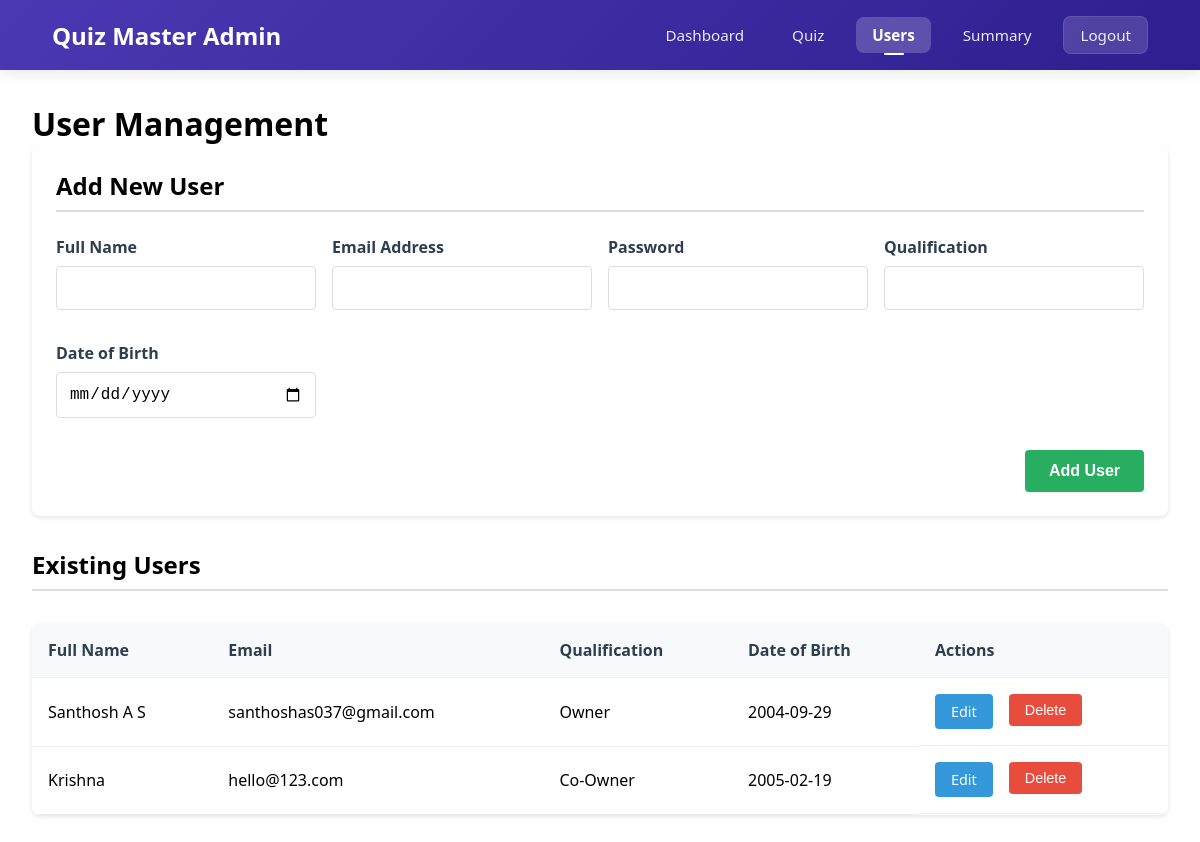
Page /users (signed in) on the earlier database version.
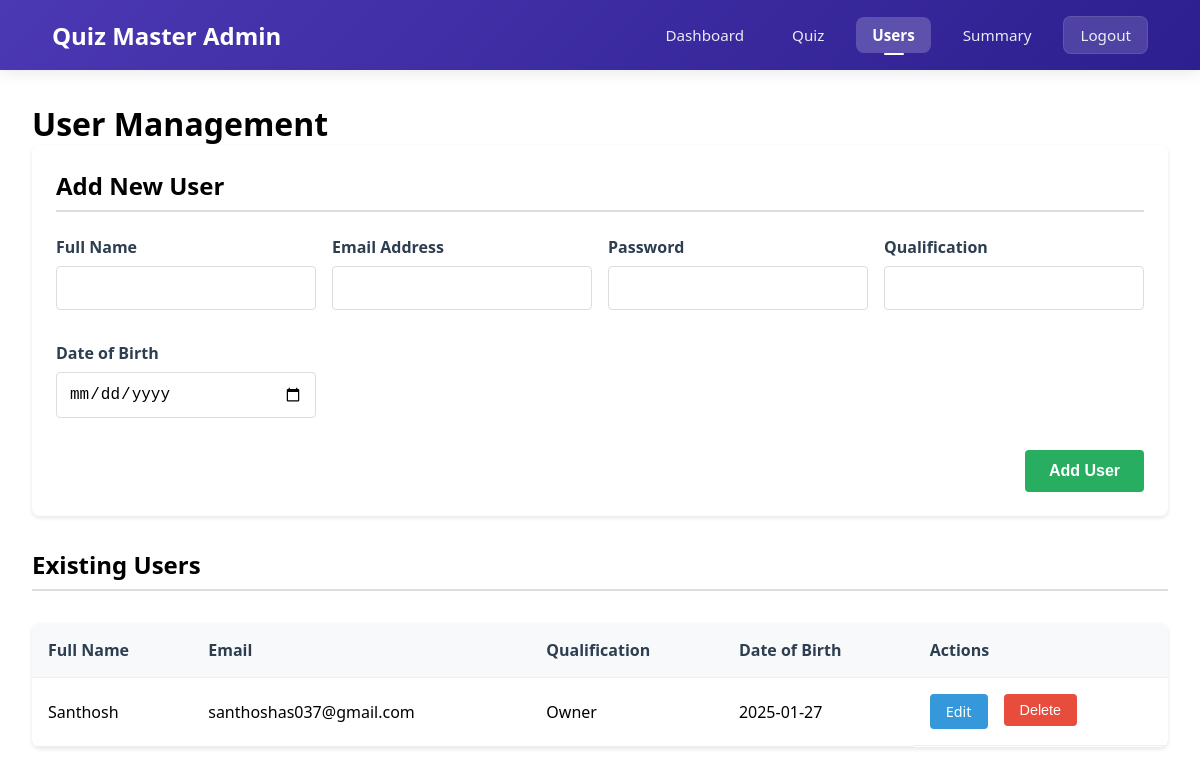
Same page on the later database version.
### app.py (models this page shows, shortened)
class User(db.Model):
    __table_args__ = {'extend_existing': True}
    id = db.Column(db.Integer, primary_key=True)
    email = db.Column(db.String(120), unique=True, nullable=False)
    password = db.Column(db.String(200), nullable=False)
    full_name = db.Column(db.String(100), nullable=False)
    qualification = db.Column(db.String(100), nullable=False)
    dob = db.Column(db.Date, nullable=False)
    is_admin = db.Column(db.Boolean, default=False)
    quiz_attempts = db.relationship('QuizAttempt', back_populates='user', lazy=True)

### app.py (the view)
@app.route('/users')
@admin_required
def users():
    try:
        all_users = User.query.filter(User.id != session['user_id']).all()
        return render_template('admin/users.html', active_page='users', users=all_users)
    except Exception as e:
        flash('Error loading users. Please try again.', 'error')
        return redirect(url_for('admin_dashboard'))

### app.py (called while the page is built)
def get_current_user():
    if 'user_id' in session:
        return User.query.get(session['user_id'])
    return None

@app.context_processor
def utility_processor():
    return dict(current_user=get_current_user())

def admin_required(f):
    @wraps(f)
    def decorated_function(*args, **kwargs):
        if 'user_id' not in session:
            flash('Please login first.', 'error')
            return redirect(url_for('login'))
        user = User.query.get(session['user_id'])
        if not user or not user.is_admin:
            flash('Admin access required.', 'error')
            return redirect(url_for('dashboard'))
        return f(*args, **kwargs)
    return decorated_function

### templates/admin/users.html (shortened to what this page needs)
<!DOCTYPE html>
<html lang="en">
<head>
    <link href="/static/navbar.css" rel="stylesheet">
</head>
<body>
    <nav class="navbar">
        <div class="nav-container">
            <div style="font-size: 150%;color: white;font-weight: bold;">
                Quiz Master Admin
            </div>
            <div class="nav-links">
                <a href="{{ url_for('admin_dashboard') }}" {% if active_page == 'home' %}class="active"{% endif %}>
                    Dashboard
                </a>
                <a href="{{ url_for('admin_quiz') }}" {% if active_page == 'quiz' %}class="active"{% endif %}>
                    Quiz
                </a>
                <a href="{{ url_for('users') }}" {% if active_page == 'users' %}class="active"{% endif %}>
                    Users
                </a>
                <a href="{{ url_for('admin_summary') }}" {% if active_page == 'summary' %}class="active"{% endif %}>
                    Summary
                </a>
                <a href="{{ url_for('logout') }}" class="logout-btn">
                    Logout
                </a>
            </div>
        </div>
    </nav>
    <main class="users-container">
        <h1>User Management</h1>
        <div class="add-user-card">
            <h2 class="section-title">Add New User</h2>
            <form action="{{ url_for('add_user') }}" method="POST" class="add-user-form">
                <div class="form-group">
                    <label for="full_name">Full Name</label>
                    <input type="text" id="full_name" name="full_name" class="form-control" required>
                </div>
                <div class="form-group">
                    <label for="email">Email Address</label>
                    <input type="email" id="email" name="email" class="form-control" required>
                </div>
                <div class="form-group">
                    <label for="password">Password</label>
                    <input type="password" id="password" name="password" class="form-control" required>
                </div>
                <div class="form-group">
                    <label for="qualification">Qualification</label>
                    <input type="text" id="qualification" name="qualification" class="form-control" required>
                </div>
                <div class="form-group">
                    <label for="dob">Date of Birth</label>
                    <input type="date" id="dob" name="dob" class="form-control" required>
                </div>
                <button type="submit" class="btn-add-user">Add User</button>
            </form>
        </div>
        <h2 class="section-title">Existing Users</h2>
        {% if users %}
        <table class="users-table">
            <thead>
                <tr>
                    <th>Full Name</th>
                    <th>Email</th>
                    <th>Qualification</th>
                    <th>Date of Birth</th>
                    <th>Actions</th>
                </tr>
            </thead>
            <tbody>
                {% for user in users %}
                <tr>
                    <td>{{ user.full_name }}</td>
                    <td>{{ user.email }}</td>
                    <td>{{ user.qualification }}</td>
                    <td>{{ user.dob.strftime('%Y-%m-%d') }}</td>
                    <td class="actions-cell">
                        <a href="{{ url_for('edit_user', user_id=user.id) }}" class="btn btn-edit">Edit</a>
                        <form action="{{ url_for('delete_user', user_id=user.id) }}" method="POST" style="display: inline;">
                            <button type="submit" class="btn btn-delete" onclick="return confirm('Are you sure you want to delete this user?')">
                                Delete
                            </button>
                        </form>
                    </td>
                </tr>
                {% endfor %}
            </tbody>
        </table>
        {% else %}
        <div class="no-users">
            <h3>No users found</h3>
            <p>There are currently no registered users in the system.</p>
        </div>
        {% endif %}
    </main>
</body>
</html>

Differences in the rows shown:
removed User: full_name "Krishna", email "hello@123.com", qualification "Co-Owner", dob "2005-02-19"
changed User "santhoshas037@gmail.com": full_name "Santhosh A S" → "Santhosh"; dob "2004-09-29" → "2025-01-27"
